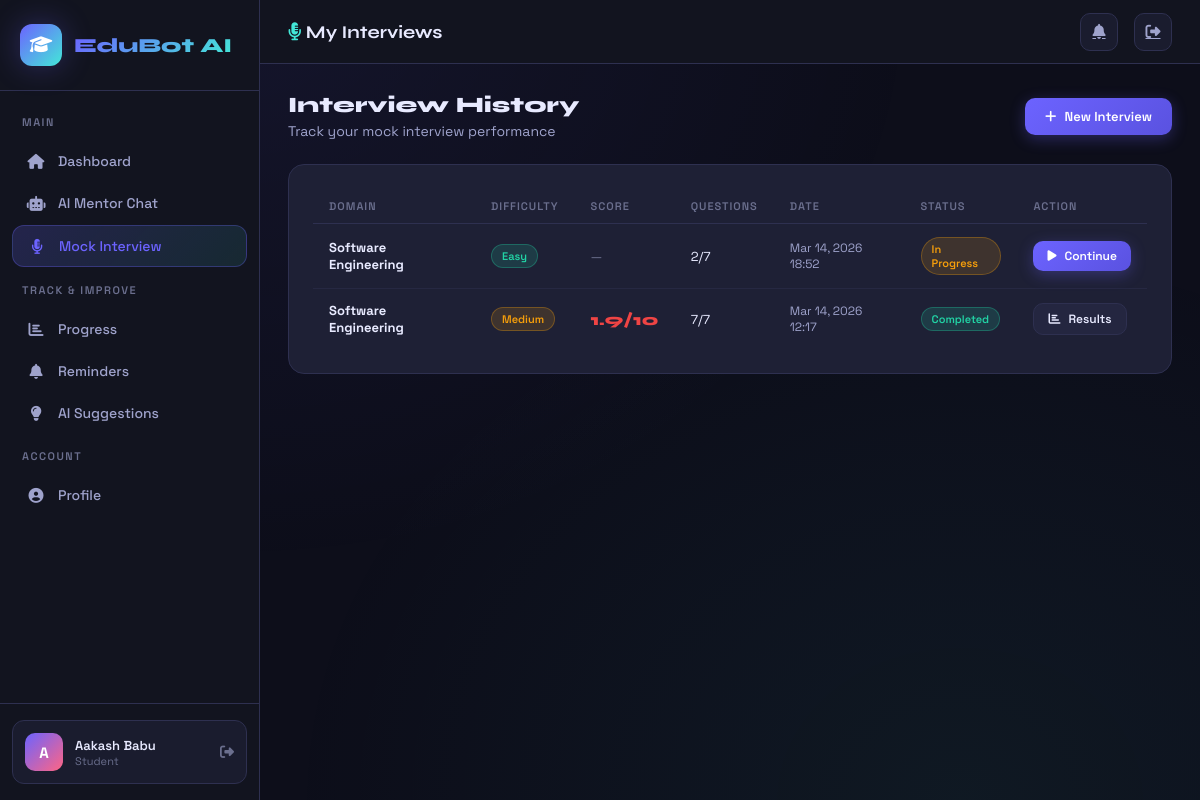
The app's page /interview/ (signed in) with its own data.
### core/models.py (models this page shows)
class MockInterview(models.Model):
    DOMAINS = [
        ('software_engineering', 'Software Engineering'),
        ('data_science', 'Data Science'),
        ('web_development', 'Web Development'),
        ('machine_learning', 'Machine Learning'),
        ('system_design', 'System Design'),
        ('behavioral', 'Behavioral'),
        ('hr', 'HR Round'),
    ]
    DIFFICULTY = [('easy', 'Easy'), ('medium', 'Medium'), ('hard', 'Hard')]
    STATUS = [('pending', 'Pending'), ('in_progress', 'In Progress'), ('completed', 'Completed')]
    user = models.ForeignKey(User, on_delete=models.CASCADE, related_name='interviews')
    domain = models.CharField(max_length=50, choices=DOMAINS)
    difficulty = models.CharField(max_length=10, choices=DIFFICULTY, default='medium')
    status = models.CharField(max_length=20, choices=STATUS, default='pending')
    overall_score = models.FloatField(null=True, blank=True)
    feedback_summary = models.TextField(blank=True)
    started_at = models.DateTimeField(auto_now_add=True)
    completed_at = models.DateTimeField(null=True, blank=True)
    duration_minutes = models.IntegerField(default=0)
    class Meta:
        ordering = ['-started_at']

### core/views.py (the view)
# urls.py: path('interview/', views.interview_list, name='interview_list'),
@login_required
def interview_list(request):
    interviews = MockInterview.objects.filter(user=request.user)
    return render(request, 'interview/list.html', {'interviews': interviews})

### templates/interview/list.html (shortened to what this page needs)
{% extends 'base.html' %}
{% block page_title %}<i class="fas fa-microphone-alt" style="color:var(--accent)"></i> My Interviews{% endblock %}
{% block content %}
<div style="display:flex;align-items:center;justify-content:space-between;margin-bottom:24px">
  <div>
    <h2 style="font-family:'Syne',sans-serif;font-size:22px;font-weight:800">Interview History</h2>
    <p style="color:var(--text2);font-size:14px;margin-top:4px">Track your mock interview performance</p>
  </div>
  <a href="{% url 'start_interview' %}" class="btn btn-primary"><i class="fas fa-plus"></i> New Interview</a>
</div>
{% if interviews %}
<div class="card">
  <div class="table-wrap">
    <table>
      <thead>
        <tr>
          <th>Domain</th><th>Difficulty</th><th>Score</th><th>Questions</th><th>Date</th><th>Status</th><th>Action</th>
        </tr>
      </thead>
      <tbody>
        {% for iv in interviews %}
        <tr>
          <td><strong>{{ iv.get_domain_display }}</strong></td>
          <td>
            <span class="badge {% if iv.difficulty == 'easy' %}badge-success{% elif iv.difficulty == 'medium' %}badge-warning{% else %}badge-danger{% endif %}">
              {{ iv.get_difficulty_display }}
            </span>
          </td>
          <td>
            {% if iv.overall_score %}
            <span style="font-family:'Syne',sans-serif;font-weight:800;font-size:16px;color:{% if iv.overall_score >= 7 %}var(--success){% elif iv.overall_score >= 5 %}var(--warning){% else %}var(--danger){% endif %}">
              {{ iv.overall_score|floatformat:1 }}/10
            </span>
            {% else %}<span style="color:var(--text3)">—</span>{% endif %}
          </td>
          <td>{{ iv.questions.count }}/7</td>
          <td style="color:var(--text2);font-size:12px">{{ iv.started_at|date:"M d, Y H:i" }}</td>
          <td>
            <span class="badge {% if iv.status == 'completed' %}badge-success{% elif iv.status == 'in_progress' %}badge-warning{% else %}badge-info{% endif %}">
              {{ iv.get_status_display }}
            </span>
          </td>
          <td>
            {% if iv.status == 'completed' %}
            <a href="{% url 'interview_result' iv.id %}" class="btn btn-secondary btn-sm"><i class="fas fa-chart-bar"></i> Results</a>
            {% elif iv.status == 'in_progress' %}
            <a href="{% url 'interview_session' iv.id %}" class="btn btn-primary btn-sm"><i class="fas fa-play"></i> Continue</a>
            {% endif %}
          </td>
        </tr>
        {% endfor %}
      </tbody>
    </table>
  </div>
</div>
{% endif %}
{% endblock %}

### templates/base.html (shortened to what this page needs)
<!DOCTYPE html>
<html lang="en">
<head>
<link rel="stylesheet" href="https://cdnjs.cloudflare.com/ajax/libs/font-awesome/6.5.0/css/all.min.css">
</head>
<body>
{% if user.is_authenticated %}
<aside class="sidebar">
  <div class="sidebar-brand">
    <div class="brand-icon"><i class="fas fa-graduation-cap"></i></div>
    <span class="brand-text">EduBot AI</span>
  </div>
  <nav class="sidebar-nav">
    {% if user.is_staff %}
    <div class="nav-section">
      <div class="nav-label">Admin Panel</div>
      <a href="{% url 'admin_dashboard' %}" class="nav-item {% if request.resolver_match.url_name == 'admin_dashboard' %}active{% endif %}">
        <i class="fas fa-fw fa-chart-pie"></i> Dashboard
      </a>
      <a href="{% url 'admin_students' %}" class="nav-item {% if 'students' in request.path %}active{% endif %}">
        <i class="fas fa-fw fa-users"></i> Students
      </a>
      <a href="{% url 'admin_analytics' %}" class="nav-item {% if 'analytics' in request.path %}active{% endif %}">
        <i class="fas fa-fw fa-chart-line"></i> Analytics
      </a>
    </div>
    {% else %}
    <div class="nav-section">
      <div class="nav-label">Main</div>
      <a href="{% url 'dashboard' %}" class="nav-item {% if request.resolver_match.url_name == 'dashboard' %}active{% endif %}">
        <i class="fas fa-fw fa-home"></i> Dashboard
      </a>
      <a href="{% url 'chatbot' %}" class="nav-item {% if 'chat' in request.path %}active{% endif %}">
        <i class="fas fa-fw fa-robot"></i> AI Mentor Chat
      </a>
      <a href="{% url 'interview_list' %}" class="nav-item {% if 'interview' in request.path %}active{% endif %}">
        <i class="fas fa-fw fa-microphone-alt"></i> Mock Interview
      </a>
    </div>
    <div class="nav-section">
      <div class="nav-label">Track & Improve</div>
      <a href="{% url 'progress' %}" class="nav-item {% if 'progress' in request.path %}active{% endif %}">
        <i class="fas fa-fw fa-chart-bar"></i> Progress
      </a>
      <a href="{% url 'reminders' %}" class="nav-item {% if 'reminder' in request.path %}active{% endif %}">
        <i class="fas fa-fw fa-bell"></i> Reminders
      </a>
      <a href="{% url 'suggestions' %}" class="nav-item {% if 'suggestion' in request.path %}active{% endif %}">
        <i class="fas fa-fw fa-lightbulb"></i> AI Suggestions
      </a>
    </div>
    <div class="nav-section">
      <div class="nav-label">Account</div>
      <a href="{% url 'profile' %}" class="nav-item {% if 'profile' in request.path %}active{% endif %}">
        <i class="fas fa-fw fa-user-circle"></i> Profile
      </a>
    </div>
    {% endif %}
  </nav>
  <div class="sidebar-footer">
    <div class="user-card">
      <div class="user-avatar">{{ user.username|first|upper }}</div>
      <div class="user-info">
        <div class="user-name">{{ user.get_full_name|default:user.username }}</div>
        <div class="user-role">{% if user.is_staff %}Administrator{% else %}Student{% endif %}</div>
      </div>
      <a href="{% url 'logout' %}" class="user-logout" title="Logout"><i class="fas fa-sign-out-alt"></i></a>
    </div>
  </div>
</aside>
<main class="main">
  <div class="topbar">
    <span class="topbar-title">{% block page_title %}Dashboard{% endblock %}</span>
    {% if not user.is_staff %}
    <a href="{% url 'reminders' %}" class="topbar-btn" title="Reminders"><i class="fas fa-bell"></i></a>
    {% endif %}
    <a href="{% url 'logout' %}" class="topbar-btn" title="Logout"><i class="fas fa-sign-out-alt"></i></a>
  </div>
  <div class="content">
    {% block content %}{% endblock %}
  </div>
</main>
{% else %}
{% block auth_content %}{% endblock %}
{% endif %}
</body>
</html>

### records on screen
MockInterview: domain "Software Engineering", difficulty "Easy", questions.count "2", started_at "Mar 14, 2026 18:52", status "In Progress", shows "Continue"
MockInterview: domain "Software Engineering", difficulty "Medium", overall_score "1.9", questions.count "7", started_at "Mar 14, 2026 12:17", status "Completed", shows "Results"

### other values on screen
{{ user.username|first|upper }} "A"
{{ user.get_full_name|default:user.username }} "Aakash Babu"
